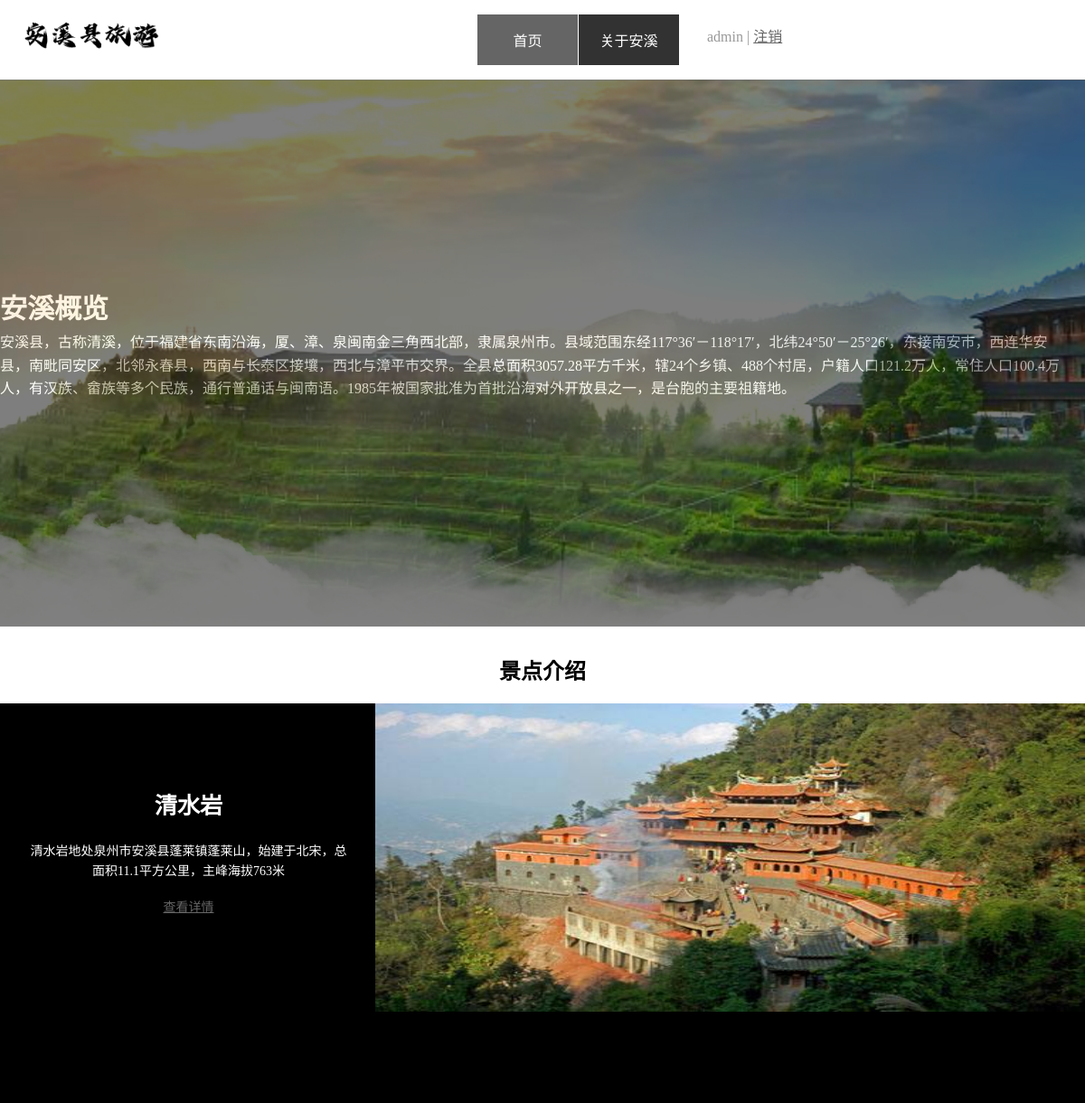
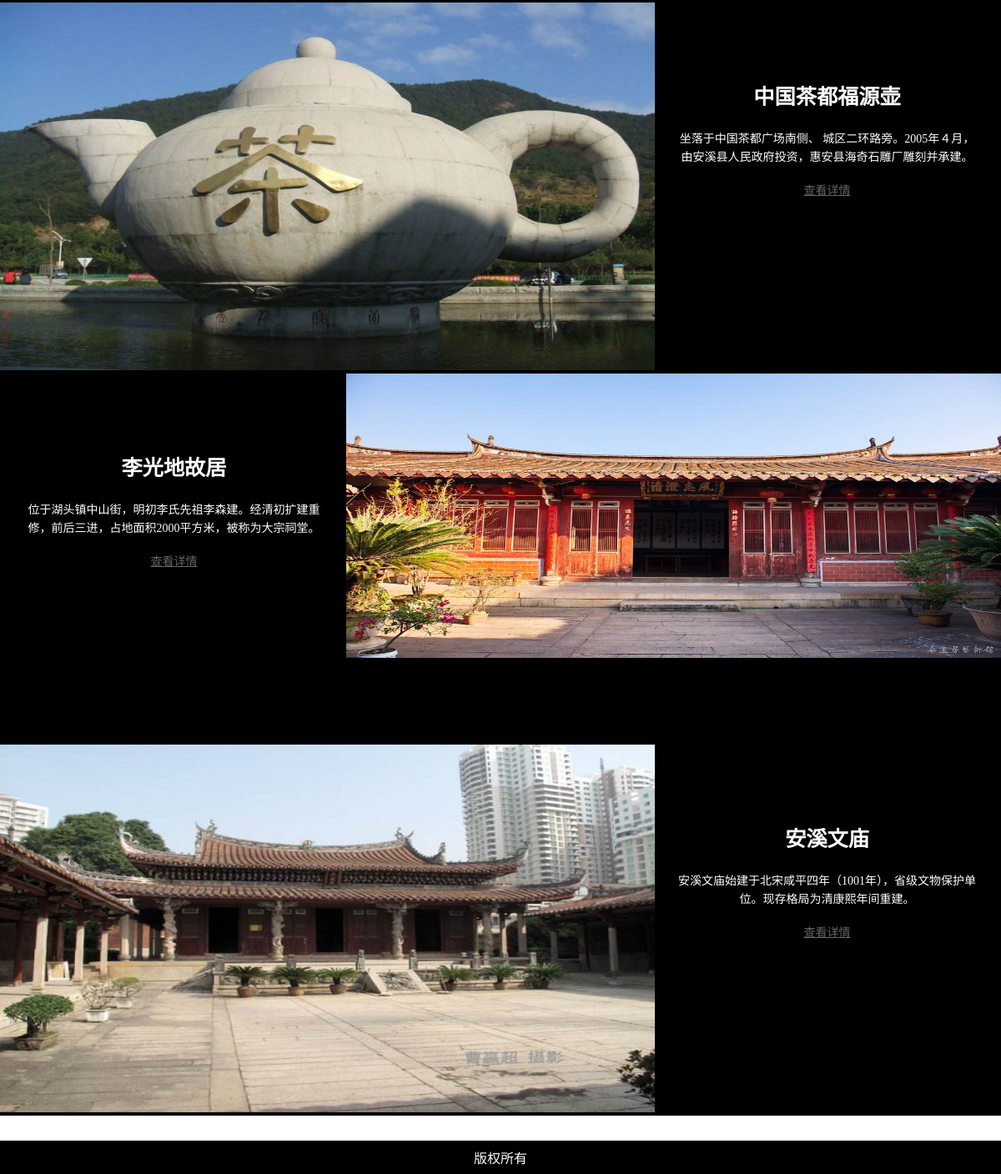
The page / (signed in) on the database its author committed (2 pictures, top to bottom).
### tables this page shows
CREATE TABLE `picture` (
  `id` int(11) NOT NULL COMMENT 'id自增',
  `name` varchar(20) NOT NULL COMMENT '标题',
  `pics` varchar(100) NOT NULL COMMENT '配图',
  `sinfo` varchar(200) NOT NULL COMMENT '简介',
  `content` varchar(255) NOT NULL COMMENT '内容体',
  `createTime` datetime NOT NULL COMMENT '添加时间'
);

### index.php (the view, shortened to what this page needs)
<!DOCTYPE html>
<html>
<head>
    <link rel="stylesheet" href="./css/style.css">
</head>
<body>
<div id="header">
    <div class="header">
        <h1><a href="./index.php"><img src="./images/logo1.png" alt="Travel"></a></h1>
        <div id="global_navi">
            <ul>
                <li class="current"><a href="#head">首页</a></li>
                <li><a href="about.php">关于安溪</a></li>
            </ul>
            <?php
            if (isset($_SESSION['admin_user'])){
            ?>
            <span class="userinfo"> <?php echo $_SESSION['admin_user']; ?> | <a
                        href="dologin.php?a=logout">注销</a> </span></div>
        <?php
        }
        ?>
    </div>
</div>
<div id="main_visual">
    <div class="v">
        <div class="visual_box">
            <p><span>安溪概览</span>安溪县，古称清溪，位于福建省东南沿海，厦、漳、泉闽南金三角西北部，隶属泉州市。县域范围东经117°36′－118°17′，北纬24°50′－25°26′，东接南安市，西连华安县，南毗同安区，北邻永春县，西南与长泰区接壤，西北与漳平市交界。全县总面积3057.28平方千米，辖24个乡镇、488个村居，户籍人口121.2万人，常住人口100.4万人，有汉族、畲族等多个民族，通行普通话与闽南语。1985年被国家批准为首批沿海对外开放县之一，是台胞的主要祖籍地。
            </p>
        </div>
    </div>
</div>
<div id="wrapper">
    <div id="point">
        <h2>景点介绍</h2>
        <?php
        $link = @mysqli_connect(HOST, USER, PASS) or die('数据库连接失败');
        mysqli_select_db($link, DBNAME);
        mysqli_set_charset($link, 'utf8');
        $sql = "select * from picture order by createTime desc";
        $result = mysqli_query($link, $sql);
        while ($row = mysqli_fetch_assoc($result)) {
            if ($row['id'] % 2 == 1) {
                ?>
                <div class="point_div">
                    <div class="figure"><img src="<?php echo $row['pics']; ?>" alt="" width="785" height="441"></div>
                    <div class="txt">
                        <h3> <?php echo $row['name']; ?></h3>
                        <p> <?php echo $row['sinfo']; ?></p>
                        <a href="show.php?id=<?php echo $row['id']; ?>">查看详情</a> </div>
                </div>
                <?php
            } else {
                ?>
                <div class="point_div">
                    <div class="f2"><img src="<?php echo $row['pics']; ?>" alt="" width="785" height="341"></div>
                    <div class="txt2">
                        <h3><?php echo $row['name']; ?></h3>
                        <p> <?php echo $row['sinfo']; ?></p>
                        <a href="show.php?id=<?php echo $row['id']; ?>">查看详情</a> </div>
                </div>
                <?php
            }
        }
        ?>
    </div>
</div>
<div class="footer">
    <div class="copy">版权所有</div>
</div>
</body>
</html>

### css/style.css (style rules this page uses)
body { margin: 0; padding: 0; color: #999; }
h2, h3 { text-align: center; color: #000; }
a { color: #666; }
a img { -webkit-transition: opacity 0.2s linear; -o-transition: opacity 0.2s linear; transition: opacity 0.2s linear; }
h1, h2, h3, h4, h5, h6 { margin-top: 0; }
p { margin-top: 0; line-height: 1.6; }
img { vertical-align: bottom; }
#header { background: #fff; clear: both; height: 85px; width: 100% }
.header { width: 1200px; margin: 0 auto; position: relative; }
.header h1 { float: none; text-align: center; position: absolute; left: 0; top: 10px; width: 200px; height: 60px; }
.header h1 img { width: 80%; }
#global_navi { width: 672px; clear: both; overflow: hidden; margin: 16px auto; float: right; }
#global_navi ul { list-style: none; margin: 0; padding: 0; }
#global_navi ul li { width: 111px; float: left; margin-right: 1px; text-align: center; }
#global_navi ul li a { display: block; padding: 16px; color: #666; text-decoration: none; }
#global_navi ul li.current a { background-color: #000; opacity: 0.6; }
#wrapper { width: 1200px; margin: 0 auto; overflow: hidden; }
.footer { background-color: #000; text-align: center; }
div .copy { display: block; padding: 8px 0; color: #fff; }
#global_navi ul li a { display: block; padding: 16px; background-color: #000; opacity: 0.8; color: #fff; text-decoration: none; -webkit-transition: background-color 0.2s linear; -o-transition: background-color 0.2s linear; transition: background-color 0.2s linear; }
#main_visual { width: 100%; height: 605px; margin: 0 auto 30px; overflow: hidden; background: url(../images/cover_bg_1.jpg) no-repeat center; background-size: cover; }
#main_visual .v { height: 100%; background: #000; opacity: 0.5; }
.visual_box { width: 1200px; margin: 0 auto; position: relative; color: #fff; }
.visual_box p { position: absolute; right: 10px; top: 230px; color: #fff; z-index: 0; }
.visual_box p span { display: block; font-size: 30px; color: #fff; font-weight: bold; }
#point { margin-bottom: 30px; }
#point .figure { float: left; margin: 0; }
#point .f2 { float: right; margin: 0; }
#point div.txt { background: #000; color: #000; height: 309px; color: #fff; padding-top: 100px; padding-left: 813px; padding-right: 30px; line-height: 200%; text-align: center; font-size: 14px; }
#point div h3 { color: #FFF; font-size: 1.8em; }
#point div.txt2 { background: #000; color: #fff; height: 309px; padding-top: 100px; padding-right: 813px; padding-left: 30px; line-height: 200%; text-align: center; font-size: 14px; }
.userinfo { padding: 16px 30px; text-align: right; line-height: 50px; }
.point_div { min-height: 445px; background-color: #000; }

### rows shown on the page
picture: pics (picture), name "清水岩", sinfo "清水岩地处泉州市安溪县蓬莱镇蓬莱山，始建于北宋，总面积11.1平方公里，主峰海拔763米"
picture: pics (picture), name "中国茶都福源壶", sinfo "坐落于中国茶都广场南侧、 城区二环路旁。2005年４月，由安溪县人民政府投资，惠安县海奇石雕厂雕刻并承建。"
picture: pics (picture), name "李光地故居", sinfo "位于湖头镇中山街，明初李氏先祖李森建。经清初扩建重修，前后三进，占地面积2000平方米，被称为大宗祠堂。"
picture: pics (picture), name "安溪文庙", sinfo "安溪文庙始建于北宋咸平四年（1001年），省级文物保护单位。现存格局为清康熙年间重建。"

### other values the page prints
$_SESSION['admin_user'] "admin"
